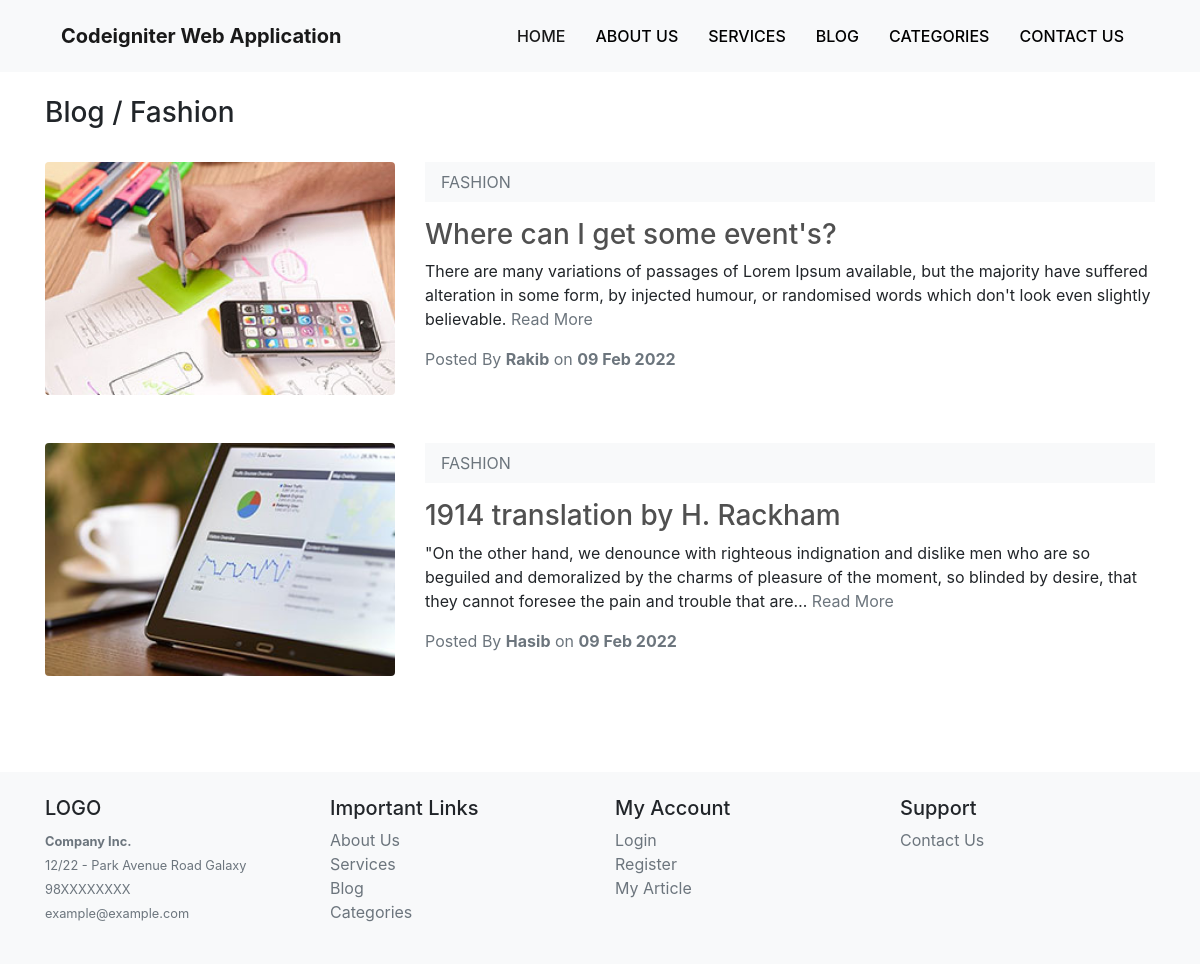
Screenshot of /blog/category/2 with the database file from the repository.
### tables this page shows
CREATE TABLE `categories` (
  `id` int(11) NOT NULL,
  `name` varchar(100) NOT NULL,
  `image` varchar(100) NOT NULL,
  `status` int(1) NOT NULL DEFAULT 1,
  `created_at` datetime DEFAULT NULL,
  `updated_at` datetime DEFAULT NULL
);

CREATE TABLE `articles` (
  `id` int(11) NOT NULL,
  `title` varchar(255) NOT NULL,
  `description` text NOT NULL,
  `image` varchar(100) NOT NULL,
  `category` int(11) NOT NULL,
  `author` varchar(50) NOT NULL,
  `status` int(1) NOT NULL DEFAULT 1,
  `created_at` datetime DEFAULT NULL,
  `updated_at` datetime DEFAULT NULL
);

### application/controllers/Blog.php (called while the page is built, shortened)
<?php
class Blog extends CI_Controller {
	public function category($category_id, $page = 1)
	{
		$this->load->model('Category_model');
		$this->load->model('Article_model');
		$this->load->library('pagination');
		$this->load->helper('text');
		$category = $this->Category_model->getCatagory($category_id);
		$perpage = 2;
		$param['offset'] = $perpage;
		$param['limit'] = ($page * $perpage) - $perpage;
		$param['category_id'] = $category_id;
		$config['base_url'] = base_url('blog/category/'.$category_id);
		$config['total_rows'] = $this->Article_model->getArticlesCount($param);
		$config['uri_segment'] = 4;
		$config['per_page'] = $perpage;
		$config['use_page_numbers'] = true;
		$config['first_link'] = 'First';
		$config['last_link'] = 'Last';
		$config['next_link'] = 'next';
		$config['prev_link'] = 'Prev';
		$config['full_tag_open'] = "<ul class= 'pagination'>";
		$config['full_tag_close'] = "</ul>";
		$config['num_tag_open'] = '<li class = "page-item">';
		$config['num_tag_close'] = '</li>';
		$config['cur_tag_open'] = '<li class = "disabled page-item"><li class="active page-item"><a href="#" class="page-link">';
		$config['cur_tag_close'] = "<span class= 'sr-only'></span></a></li>";
		$config['next_tagl_open'] = '<li class = "page-item">';
		$config['next_tagl_close'] = '</li>';
		$config['prev_tag_open'] = '<li class = "page-item">';
		$config['prev_tagl_close'] = '</li>';
		$config['first_tag_open'] = '<li class = "page-item">';
		$config['first_tagl_close'] = '</li>';
		$config['last_tagl_open'] = '<li class = "page-item">';
		$config['last_tagl_close'] = '</li>';
		$config['attributes'] = array('class' => 'page-link');
		$this->pagination->initialize($config);
		$pagination_links = $this->pagination->create_links();
		$articles = $this->Article_model->getArticlesFront($param);
		$data = [];
		$data['articles'] = $articles;
		$data['category'] = $category;
		$data['pagination_links'] = $pagination_links;
		$this->load->view('front/category_articles',$data);
	}
}

### index.php (called while the page is built, shortened)
<?php
require_once BASEPATH.'core/CodeIgniter.php';

### application/models/Category_model.php (called while the page is built, shortened)
<?php
class Category_model extends CI_Model{
    public function getCatagory($id){
    $category = $this->db->where('id', $id)->get('categories')->row_array();
    return $category;
    }
}
?>

### application/models/Article_model.php (called while the page is built, shortened)
<?php
class Article_model extends CI_Model{
    public function getArticlesCount($param = array())
    {
    if(isset($param['category_id'])){
      $this->db->where('category', $param['category_id']);
    }
      $count = $this->db->count_all_results('articles');
      return $count;
    }
  public function getArticlesFront($param = array())
  {
    if (isset($param['offset']) && isset($param['limit'])) {
      $this->db->limit($param['offset'], $param['limit']);
    }
    if (isset($param['category_id'])) {
      $this->db->where('category', $param['category_id']);
    }
    $this->db->select('articles.*,categories.name as category_name');
    $this->db->where('articles.status',1);
    $this->db->order_by('articles.created_at','DESC');
    $this->db->join('categories', 'categories.id = articles.category','left');
    $articles = $this->db->get('articles')->result_array();
    return $articles;
  }
}
?>

### application/views/front/category_articles.php (the view, shortened to what this page needs)
<div class="container">
    <h3 class="pt-4 pb-4">Blog / <?php echo $category['name']; ?></h3>
    <?php if (!empty($articles)) {
        foreach ($articles as $article) {
    ?>
            <div class="row mb-5">
                <div class="col-md-4">
                    <?php if (!empty($article['image'])) { ?>
                        <img class=" w-100  rounded" src="<?php echo base_url('public/uploads/articles/thumb_admin/' . $article['image']); ?>" alt="">
                    <?php } ?>
                </div>
                <div class="col-md-8">
                    <p class="bg-light pt-2 pb-2 pl-3">
                        <a href="<?php echo base_url('blog/category/' . $article['category']) ?>" class="text-muted text-uppercase"><?php echo $article['category_name']; ?></a>
                    </p>
                    <h3>
                        <a href="<?php echo base_url('blog/detail/' . $article['id']); ?>"><?php echo $article['title']; ?></a>
                    </h3>
                    <p>
                        <?php echo word_limiter(strip_tags($article['description']), 40); ?>
                        <a href="<?php echo base_url('blog/detail/' . $article['id']); ?>" class="text-muted">Read More</a>
                    </p>
                    <p class="text-muted">Posted By <strong><?php echo $article['author']; ?></strong> on <strong><?php echo date('d M Y', strtotime($article['created_at'])); ?></strong></p>
                </div>
            </div>
    <?php }
    } ?>
</div>

### public/css/style.css (style rules this page uses)
a { color: #505050; }

### rows the page displays
categories: name "Fashion"
articles: image (picture), categories.name "FASHION", title "Where can I get some event's?", description "There are many variations of passages of Lorem Ipsum available, but the majority have suffered alteration in some form, by injected humour, or randomised words which don't look even slightly believable.", author "Rakib", created_at "09 Feb 2022"
articles: image (picture), categories.name "FASHION", title "1914 translation by H. Rackham", description "\"On the other hand, we denounce with righteous indignation and dislike men who are so beguiled and demoralized by the charms of pleasure of the moment, so blinded by desire, that they cannot foresee the pain and trouble that are…", author "Hasib", created_at "09 Feb 2022"
